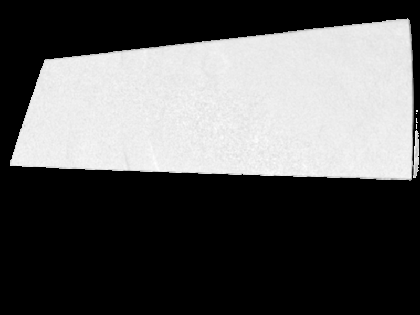
%> input picture 1.ONERA_M6_PSP_Measurements/ONERA_M6_Surface_Pressure_Data/V150_0deg.tif, 420 x 315 px, shrunk from 800 x 600 before the run; its folder holds only this picture in this run
$ octave DataProcessing.m   (GNU Octave 9; MATLAB toolbox functions it lacks are replaced by stand-ins)
%> lines starting %> are read from the running program, lines starting %| are printed output that depends on the picture; in (x1, y1, x2, y2) boxes, pixels count from 0 and x2, y2 are one past the last pixel; in counts of white or black regions, pixels touching at a corner belong together; the program's own positions count from 1
% Define the directory containing the .tif files
folderPath = fullfile(pwd, 'ONERA_M6_Surface_Pressure_Data');

% List all .tif files in the directory
filePattern = fullfile(folderPath, '*.tif');
tiffFiles = dir(filePattern);

% Dimensions of the wing
realChordLength_mm = 101.6; % [mm]
realSpanLength_mm = 152.4;  % [mm]
rho = 1.225;                % [kg/m^3]

% Check if there are any .tif files in the directory
if isempty(tiffFiles)
    error('No .tif files found in the directory: %s', folderPath);
end

% Loop through each .tif file
for k = 1:length(tiffFiles)
    % Get the file name and full path
    baseFileName = tiffFiles(k).name;
    fullFilePath = fullfile(folderPath, baseFileName);

    % Read the .tif file
    dataArray = double(imread(fullFilePath));
%> dataArray: size 315x420 double; 60.52% of the values are NaN or infinite; the others: min 62151.4, max 103146, mean 99870.4; mean of the top-left, top-right, bottom-left and bottom-right quarters NaN, NaN, NaN, NaN

    % Create binary mask for non zero and non NaN data
    validMask = (dataArray > 0) & ~isnan(dataArray);
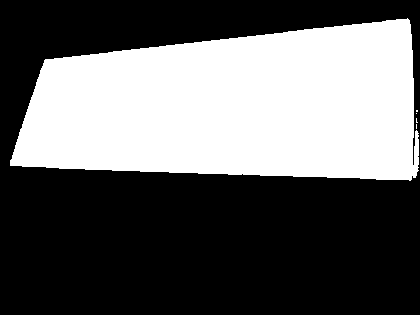
%> validMask: size 315x420 logical; 39.5% white; 5 white regions (4 under 20 px), largest, box (x1, y1, x2, y2) and area: (10, 18, 419, 181) 52218

    % Detect edges of the wing
    [nonZeroRows, nonZeroCols] = find(validMask); % Indices of valid data
%> nonZeroRows = 52234 values from 19 to 181; nonZeroCols = 52234 values from 11 to 419
    tipChordCol = min(nonZeroCols);               % Leftmost column
%> tipChordCol = 11
    rootChordCol = max(nonZeroCols);              % Rightmost column
%> rootChordCol = 419
    leadingEdgeRow = min(nonZeroRows);            % Topmost row
%> leadingEdgeRow = 19
    trailingEdgeRow = max(nonZeroRows);           % Bottommost row
%> trailingEdgeRow = 181

    % Bounding box dimensions in pixels
    spanLength_pixels = rootChordCol - tipChordCol;        % Horizontal span length
%> spanLength_pixels = 408
    chordLength_pixels = trailingEdgeRow - leadingEdgeRow; % Vertical chord length
%> chordLength_pixels = 162

    % Compute scaling factors (mm/pixel)
    xScalingFactor = realSpanLength_mm / spanLength_pixels;   % Spanwise scaling [mm/pixel]
%> xScalingFactor = 0.374
    yScalingFactor = realChordLength_mm / chordLength_pixels; % Chordwise scaling [mm/pixel]
%> yScalingFactor = 0.627

    % Generate calibrated coordinate grids
    [rows, cols] = size(dataArray);
%> rows = 315; cols = 420
    xCoords_mm = ((1:cols) - tipChordCol) * xScalingFactor;     % Horizontal span coordinates
%> xCoords_mm = 420 values from -3.74 to 152.8
    yCoords_mm = ((1:rows)' - leadingEdgeRow) * yScalingFactor; % Vertical chord coordinates
%> yCoords_mm = 315 values from -11.29 to 185.6

    % Plotting
    figure;
    imagesc(xCoords_mm, yCoords_mm, dataArray);
    colormap('turbo');
    colorbar('eastoutside');
    xlabel('Spanwise Distance (mm)', 'FontSize', 12, 'FontWeight', 'bold');
    ylabel('Chordwise Distance (mm)', 'FontSize', 12, 'FontWeight', 'bold');
    title(['Calibrated PSP Image: ', baseFileName], 'Interpreter', 'none', 'FontSize', 14, 'FontWeight', 'bold');
    grid on;
    xlim([min(xCoords_mm(:)), max(xCoords_mm(:))]);
    ylim([min(yCoords_mm(:)), max(yCoords_mm(:))]);
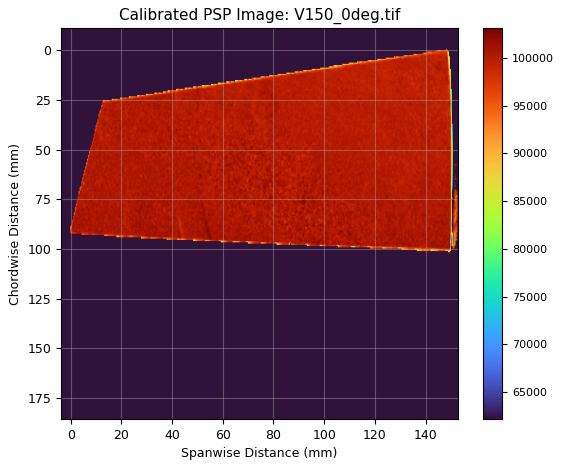
%> figure redrawn from the program's plot data

end

% ----------------------------- %
% Pressure Coefficient Contours %
% ----------------------------- %

% Initialize a map to store P_inf values for each velocity
P_inf_map = containers.Map('KeyType', 'double', 'ValueType', 'double');

% Loop through each .tif file
for k = 1:length(tiffFiles)
    % Get the file name and full path
    baseFileName = tiffFiles(k).name;
    fullFilePath = fullfile(folderPath, baseFileName);

    % Extract velocity and AoA from file name
    velocity_ft_s = sscanf(baseFileName, 'V%d_');   % Extract velocity [ft/s]
    AoA_deg = sscanf(baseFileName, '%*[^_]_%fdeg'); % Extract AoA [deg]
    V_inf = velocity_ft_s * 0.3048;                 % Convert velocity [m/s]

    fprintf('Processing file: %s | Velocity: %.2f m/s | AoA: %.2f°\n', baseFileName, V_inf, AoA_deg);

    % Read the .tif file
    dataArray = double(imread(fullFilePath));

    % Create binary mask for non zero and non NaN data
    validMask = (dataArray > 0) & ~isnan(dataArray);

    % Detect edges of the wing
    [nonZeroRows, nonZeroCols] = find(validMask); % Indices of valid data
    trailingEdgeRow = max(nonZeroRows);           % Bottommost row
    tipChordCol = min(nonZeroCols);               % Leftmost column
    rootChordCol = max(nonZeroCols);              % Rightmost column

    % Define trailing edge region (bottom 10% of the chord)
    trailingEdgeStartRow = trailingEdgeRow - round(0.1 * (trailingEdgeRow - min(nonZeroRows)));
%> trailingEdgeStartRow = 165
    trailingEdgeEndRow = trailingEdgeRow;
%> trailingEdgeEndRow = 181

    % Create a mask for the trailing edge region
    trailingEdgeMask = false(size(dataArray));
    trailingEdgeMask(trailingEdgeStartRow:trailingEdgeEndRow, tipChordCol:rootChordCol) = true;
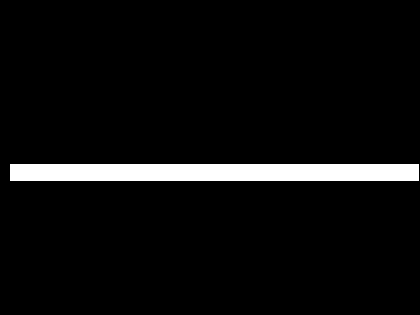
%> trailingEdgeMask: size 315x420 logical; 5.3% white; 1 white region, box (x1, y1, x2, y2) and area: (10, 164, 419, 181) 6953

    % Determine P_inf for matching velocity and 0 deg AoA
    if contains(baseFileName, '0deg', 'IgnoreCase', true) && ~isKey(P_inf_map, V_inf)
        % Extract trailing edge region values
        trailingEdgeValues = dataArray(trailingEdgeMask);
        trailingEdgeValues = trailingEdgeValues(trailingEdgeValues > 0); % Exclude zero values
%> trailingEdgeValues = 3974 values, max 102710.2 at index 2335, min 64952 at index 3909, mean 99614.2

        % Compute P_inf as the mean of trailing edge pressures
        P_inf = mean(trailingEdgeValues, 'all');
%> P_inf = 99614.2
        P_inf_map(V_inf) = P_inf; % Store P_inf for this velocity
        fprintf('Determined P_inf for velocity %.2f m/s: %.2f\n', V_inf, P_inf);
%| Determined P_inf for velocity 45.72 m/s: 99614.23
    end

    % Check if a matching P_inf exists for the current velocity
    if ~isKey(P_inf_map, V_inf)
        error('No P_inf found for velocity %.2f m/s. Ensure matching 0 AoA data is available.', V_inf);
    end
    P_inf = P_inf_map(V_inf); % Retrieve the matching P_inf

    % Compute Cp for the current image
    Cp = (dataArray - P_inf) / (0.5 * rho * V_inf^2);

    % Generate calibrated coordinate grids
    [rows, cols] = size(dataArray);
    xCoords_mm = ((1:cols) - tipChordCol) * (realSpanLength_mm / (rootChordCol - tipChordCol));                % Horizontal span [mm]
    yCoords_mm = ((1:rows)' - min(nonZeroRows)) * (realChordLength_mm / (trailingEdgeRow - min(nonZeroRows))); % Vertical chord [mm]

    % Plotting
    figure;
    imagesc(xCoords_mm, yCoords_mm, Cp);
    colormap('turbo');
    colorbar('eastoutside');
    caxis([prctile(Cp(:), 5), prctile(Cp(:), 95)]);
    xlabel('Spanwise Distance (mm)', 'FontSize', 12, 'FontWeight', 'bold');
    ylabel('Chordwise Distance (mm)', 'FontSize', 12, 'FontWeight', 'bold');
    title(['Pressure Coefficient (Cp): ', baseFileName], 'Interpreter', 'none', 'FontSize', 14, 'FontWeight', 'bold');
    grid on;
    xlim([min(xCoords_mm(:)), max(xCoords_mm(:))]);
    ylim([min(yCoords_mm(:)), max(yCoords_mm(:))]);
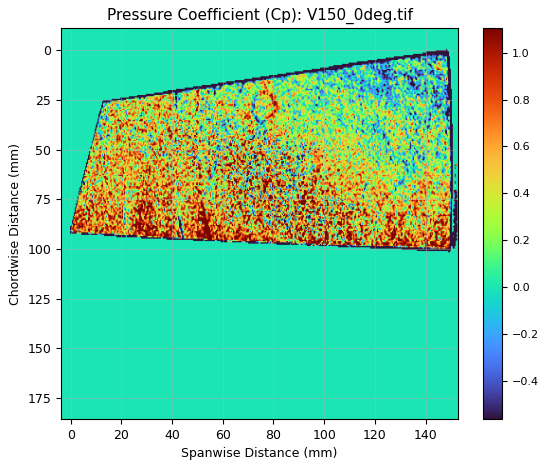
%> figure redrawn from the program's plot data

end

% ----------------------------- %
%       Pressure Profiles       %
% ----------------------------- %

% Define the velocity
targetVelocity_ft_s = 200; % [ft/s]
targetVelocity_m_s = targetVelocity_ft_s * 0.3048; % [m/s]

% Define spanwise locations
spanwiseStations = [0.2, 0.44, 0.6, 0.8, 0.9];

% Loop through each .tif file
for k = 1:length(tiffFiles)
    % Get the file name and full path
    baseFileName = tiffFiles(k).name;
    fullFilePath = fullfile(folderPath, baseFileName);

    % Extract velocity and AoA from file name
    fileVelocity = sscanf(baseFileName, 'V%d_');    % Extract velocity [ft/s]
    fileAoA = sscanf(baseFileName, '%*[^_]_%fdeg'); % Extract AoA [deg]
    V_inf = fileVelocity * 0.3048;                  % Convert velocity to [m/s]

    % Skip files that don't match target velocity
    if fileVelocity ~= targetVelocity_ft_s
        continue;
    end

    % Read the matching file
    dataArray = double(imread(fullFilePath));

    % Create binary mask for non zero and non NaN data
    validMask = (dataArray > 0) & ~isnan(dataArray);

    % Detect edges of the wing
    [nonZeroRows, nonZeroCols] = find(validMask); % Indices of valid data
    trailingEdgeRow = max(nonZeroRows);           % Bottommost row
    tipChordCol = min(nonZeroCols);               % Leftmost column
    rootChordCol = max(nonZeroCols);              % Rightmost column

    % Compute scaling factors
    xScalingFactor = realSpanLength_mm / (rootChordCol - tipChordCol);          % Span scaling [mm/pixel]
    yScalingFactor = realChordLength_mm / (trailingEdgeRow - min(nonZeroRows)); % Chord scaling [mm/pixel]

    % Generate calibrated coordinate grids
    [rows, cols] = size(dataArray);
    xCoords_mm = ((1:cols) - tipChordCol) * xScalingFactor;       % Horizontal span [mm]
    yCoords_mm = ((1:rows)' - min(nonZeroRows)) * yScalingFactor; % Vertical chord [mm]

    % Retrieve freestream pressure for the current velocity
    if ~isKey(P_inf_map, V_inf)
        error('P_inf not found for velocity %.2f m/s. Ensure matching 0 AoA data is available.', V_inf);
    end
    P_inf = P_inf_map(V_inf);

    % Compute Cp
    Cp = (dataArray - P_inf) / (0.5 * rho * V_inf^2);

    % Determine spanwise positions in pixels
    spanLengthPixels = rootChordCol - tipChordCol;                              % Total span in pixels
    spanwiseIndices = round(spanwiseStations * spanLengthPixels) + tipChordCol; % Translate x/b to pixel indices

    % Plot pressure profiles at each spanwise station
    figure('Units', 'normalized', 'OuterPosition', [0 0 1 1]);
    hold on;

    for stationIdx = 1:length(spanwiseStations)
        spanwiseCol = spanwiseIndices(stationIdx); % Column index for spanwise station
        CpProfile = Cp(:, spanwiseCol);            % Extract Cp along the chord at spanwise location

        % Convert chordwise distance to non-dimensional x/c
        chordwiseDistance = yCoords_mm; % [mm]
        xOverC = (chordwiseDistance - min(chordwiseDistance)) / realChordLength_mm;

        % Plot the Cp profile
        plot(xOverC, CpProfile, 'DisplayName', sprintf('x/b = %.2f', spanwiseStations(stationIdx)));
    end

    xlabel('x/c (Non-Dimensional Chordwise Distance)', 'FontSize', 12, 'FontWeight', 'bold');
    ylabel('C_p (Pressure Coefficient)', 'FontSize', 12, 'FontWeight', 'bold');
    title(sprintf('Pressure Profiles at Different Spanwise Stations for V = 200 ft/s | AoA = %.1f°', fileAoA), 'FontSize', 16, 'FontWeight', 'bold');
    legend('Location', 'best', 'FontSize', 10);
    grid on;
    axis tight;
    hold off;

end
